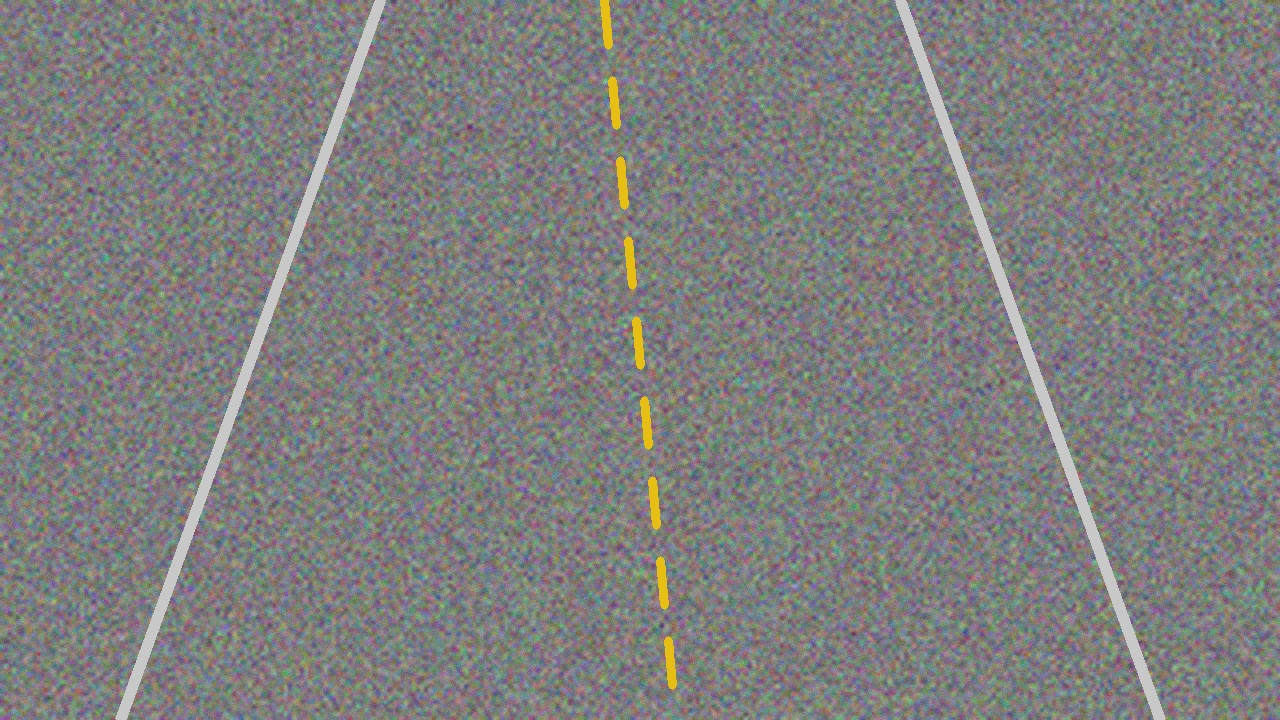
#> input picture RoadSurface/data/input/clean_road.jpg, 1280 x 720 px
$ python -i damage_detection.py   (imports and definitions only)
#> lines starting #> are read from the running program, lines starting #| are printed output that depends on the picture; after the words box and inside, x2 and y2 are one past the last pixel; in counts of white or black regions, pixels touching at a corner belong together
"""
Damage Detection and Contour Analysis Module for RoadSurface.

Implements candidate damage extraction via thresholding, morphological refinement,
contour boundary discovery, and geometric region filtering.
"""

from typing import List, Dict, Any, Tuple, Optional
import cv2
import numpy as np


def extract_candidate_mask(
    preprocessed_img: np.ndarray,
    threshold_mode: str = "auto",
    custom_threshold: Optional[int] = None
) -> Tuple[np.ndarray, np.ndarray]:
    """
    Extracts binary candidate damage mask from preprocessed grayscale image.
    Road damage (potholes, structural cracks, asphalt voids) typically exhibits
    lower pixel luminance due to cavity depth and shadowing, surrounded by sharp
    gradient transitions.

    Parameters:
        preprocessed_img (np.ndarray): Denoised and enhanced grayscale image.
        threshold_mode (str): 'auto', 'otsu', 'adaptive', or 'manual'.
        custom_threshold (int, optional): Explicit pixel threshold (0-255).

    Returns:
        Tuple[np.ndarray, np.ndarray]: (raw_threshold_mask, combined_candidate_mask)
    """
    mode = threshold_mode.lower()

    if mode == "manual" or custom_threshold is not None:
        thresh_val = int(custom_threshold if custom_threshold is not None else 80)
        thresh_val = max(0, min(255, thresh_val))
        _, binary = cv2.threshold(
            preprocessed_img, thresh_val, 255, cv2.THRESH_BINARY_INV
        )
    elif mode == "otsu":
        # Otsu's bimodal thresholding
        _, binary = cv2.threshold(
            preprocessed_img, 0, 255, cv2.THRESH_BINARY_INV + cv2.THRESH_OTSU
        )
    elif mode == "adaptive":
        # Adaptive Gaussian thresholding for non-uniform illumination
        binary = cv2.adaptiveThreshold(
            preprocessed_img,
            255,
            cv2.ADAPTIVE_THRESH_GAUSSIAN_C,
            cv2.THRESH_BINARY_INV,
            blockSize=25,
            C=8,
        )
    else:
        # Default 'auto' mode:
        # Combines statistical luminance depression thresholding with adaptive gradient thresholding.
        # Asphalt pavement has a characteristic modal luminance; potholes and fissure cracks
        # appear as significantly darker depressions (cavity shadowing) and high-contrast boundaries.
        med_lum = float(np.median(preprocessed_img))
        std_lum = float(np.std(preprocessed_img))
        stat_thresh = max(25, int(med_lum - 2.0 * std_lum))
        _, stat_mask = cv2.threshold(
            preprocessed_img, stat_thresh, 255, cv2.THRESH_BINARY_INV
        )
        adaptive_mask = cv2.adaptiveThreshold(
            preprocessed_img,
            255,
            cv2.ADAPTIVE_THRESH_GAUSSIAN_C,
            cv2.THRESH_BINARY_INV,
            blockSize=31,
            C=16,
        )
        binary = cv2.bitwise_or(stat_mask, adaptive_mask)

    return binary, binary


# [132 lines left out: functions apply_morphological_refinement, detect_candidate_contours, filter_damage_regions, not called in this run]

>>> import cv2
>>> picture = cv2.imread('../data/input/clean_road.jpg', cv2.IMREAD_GRAYSCALE)
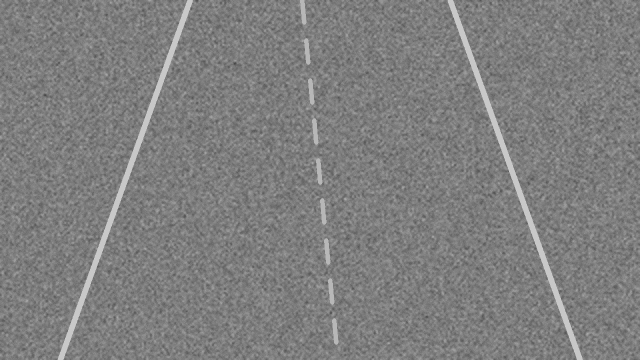
#> picture: shape (720, 1280) (shown at 1/2 size); min 60, max 208, mean 126.7
>>> result = extract_candidate_mask(picture)
#> in extract_candidate_mask, `med_lum = float(np.median(preprocessed_img))`: med_lum = 125
#> in extract_candidate_mask, `std_lum = float(np.std(preprocessed_img))`: std_lum = 16.16
#> in extract_candidate_mask, `stat_thresh = max(25, int(med_lum - 2.0 * std_lum))`: stat_thresh = 92
#> in extract_candidate_mask, `_, stat_mask = cv2.threshold( preprocessed_img, stat_thresh, 255, cv2...`:
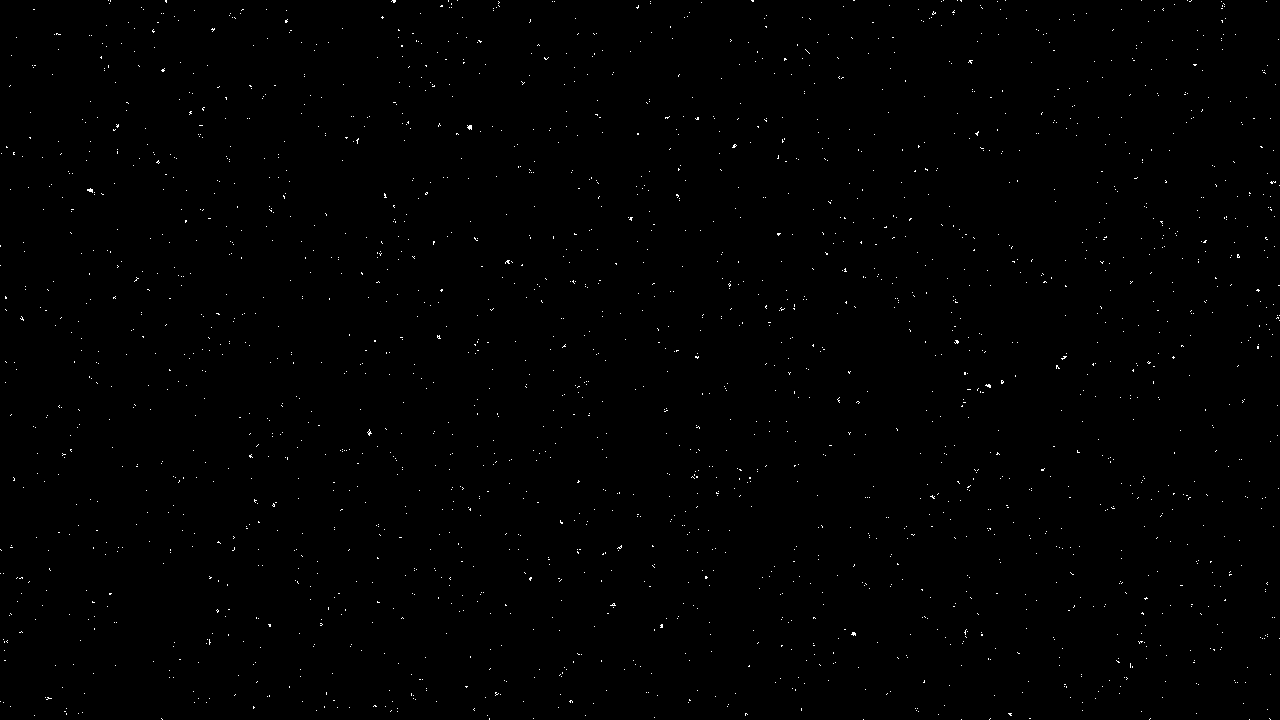
#> stat_mask: shape (720, 1280); 0.39% white in thin lines or dots
#> in extract_candidate_mask, `adaptive_mask = cv2.adaptiveThreshold( preprocessed_img, 255, cv2.ADAP..`:
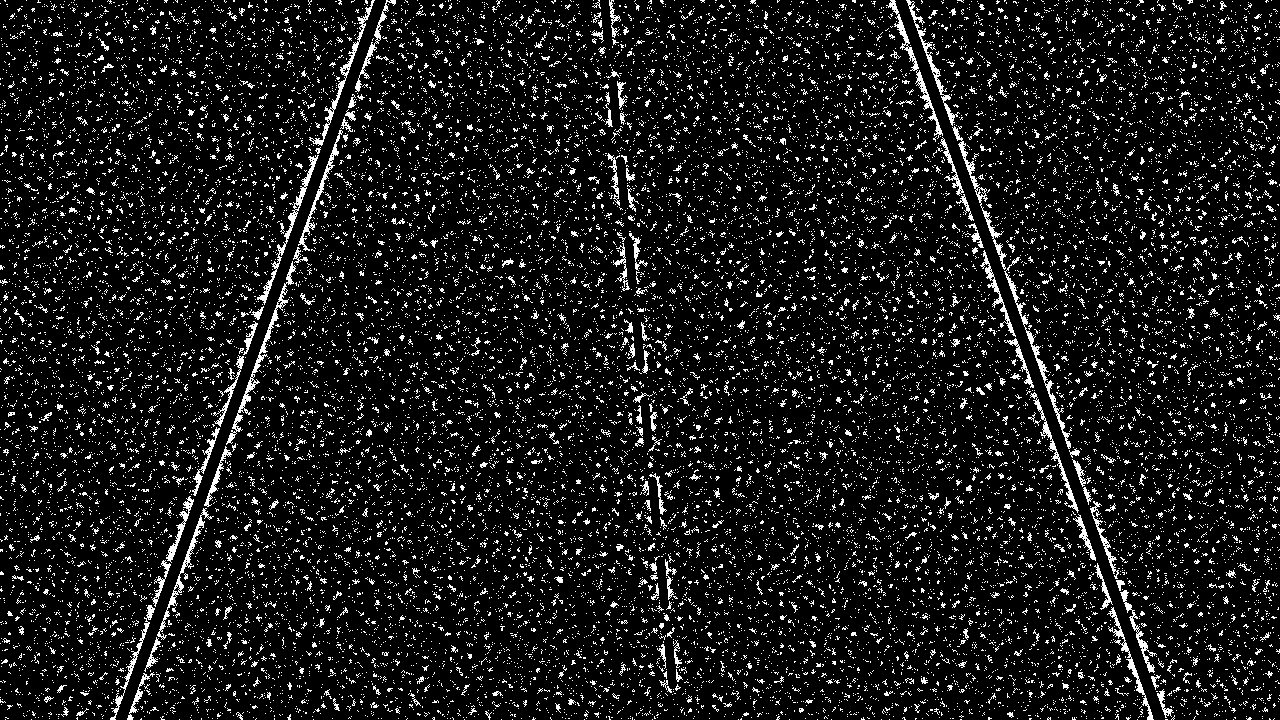
#> adaptive_mask: shape (720, 1280); 9.7% white in thin lines or dots

$ run again, on RoadSurface/data/input/sample_road.jpg
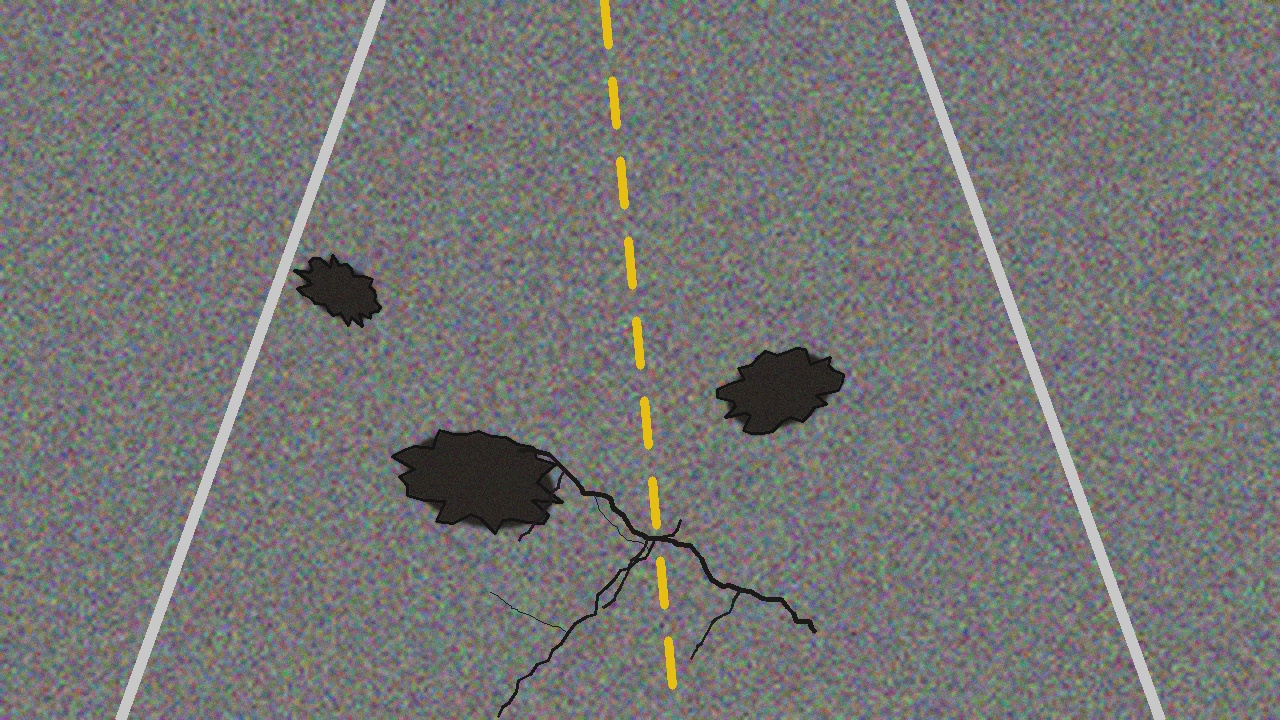
#> input picture RoadSurface/data/input/sample_road.jpg, 1280 x 720 px
#> med_lum = 118
#> std_lum = 21.97
#> stat_thresh = 74
#> in extract_candidate_mask, `_, stat_mask = cv2.threshold( preprocessed_img, stat_thresh, 255, cv2...`:
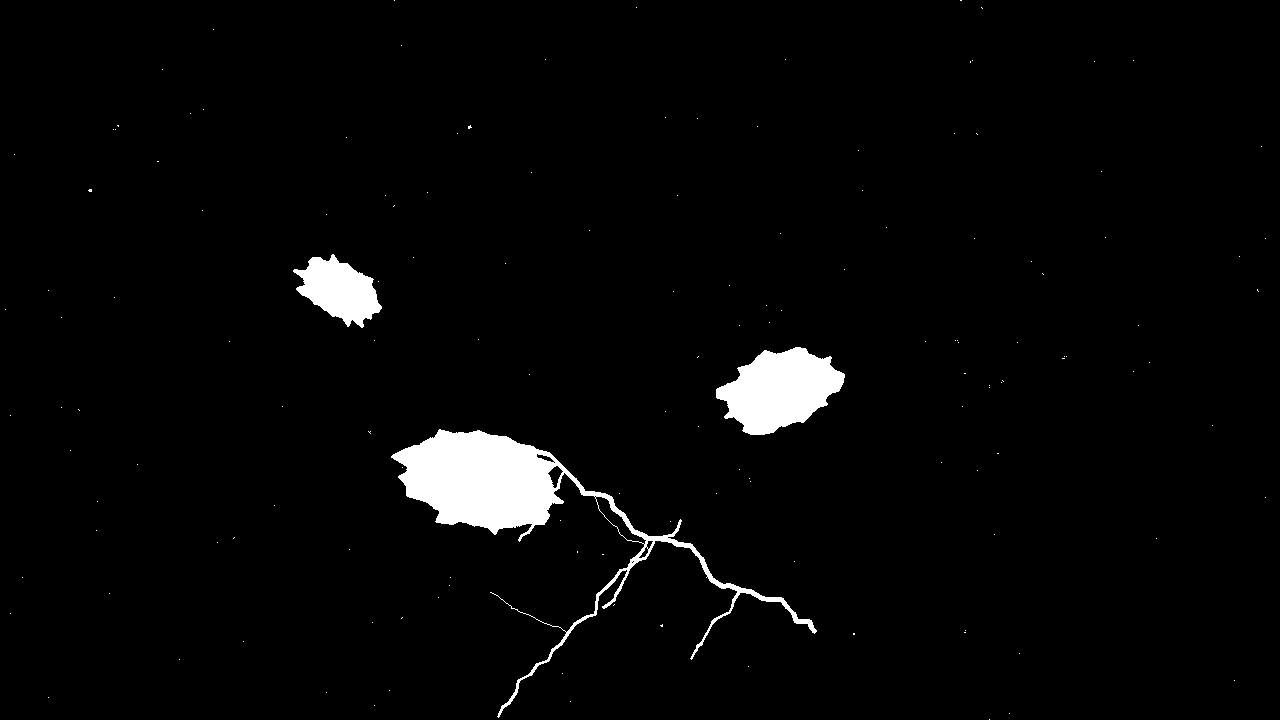
#> stat_mask: shape (720, 1280); 2.9% white; 148 white regions (145 under 20 px), largest, box (x1, y1, x2, y2) and area: (391, 429, 817, 718) 15419, (716, 347, 845, 435) 7200, (293, 254, 382, 328) 3716
#> adaptive_mask: shape (720, 1280); 10.2% white in thin lines or dots
#> in extract_candidate_mask, `binary = cv2.bitwise_or(stat_mask, adaptive_mask)`:
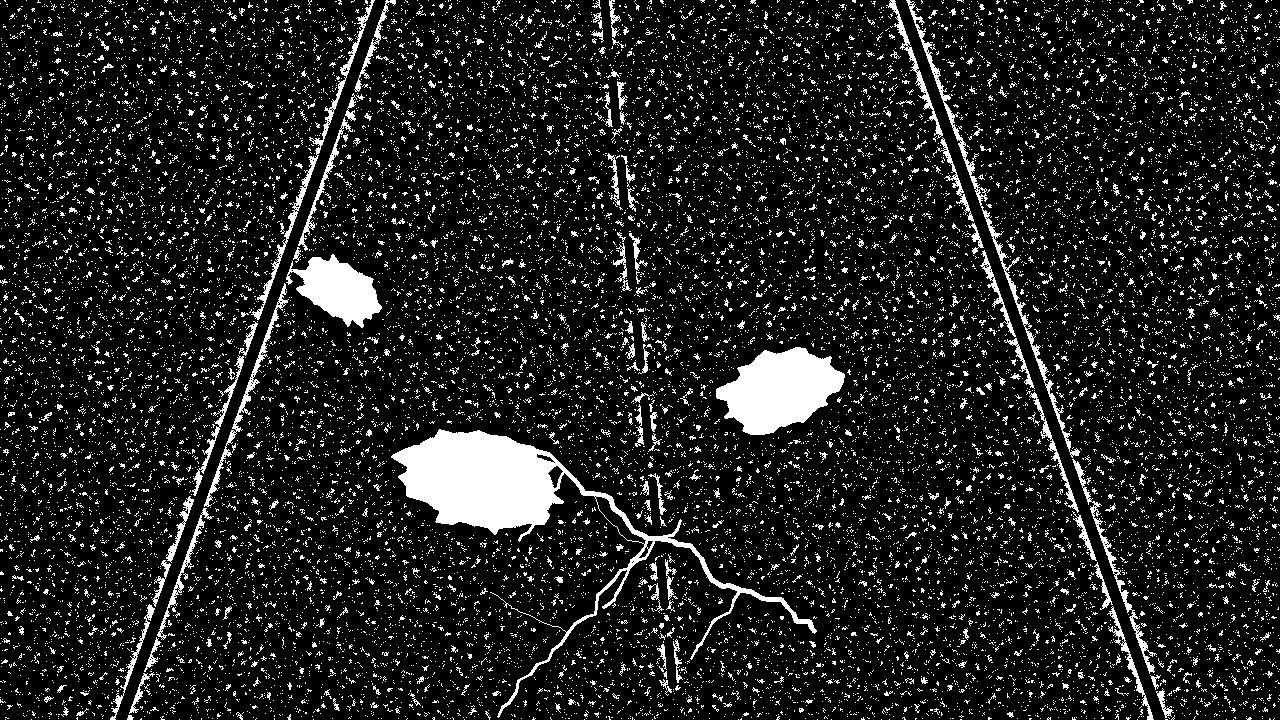
#> binary: shape (720, 1280); 12.2% white; 19256 white regions (18708 under 20 px), largest, box (x1, y1, x2, y2) and area: (391, 429, 817, 718) 15427, (716, 347, 845, 435) 7200, (286, 254, 382, 328) 3785

$ run again, on RoadSurface/data/input/severe_road.jpg
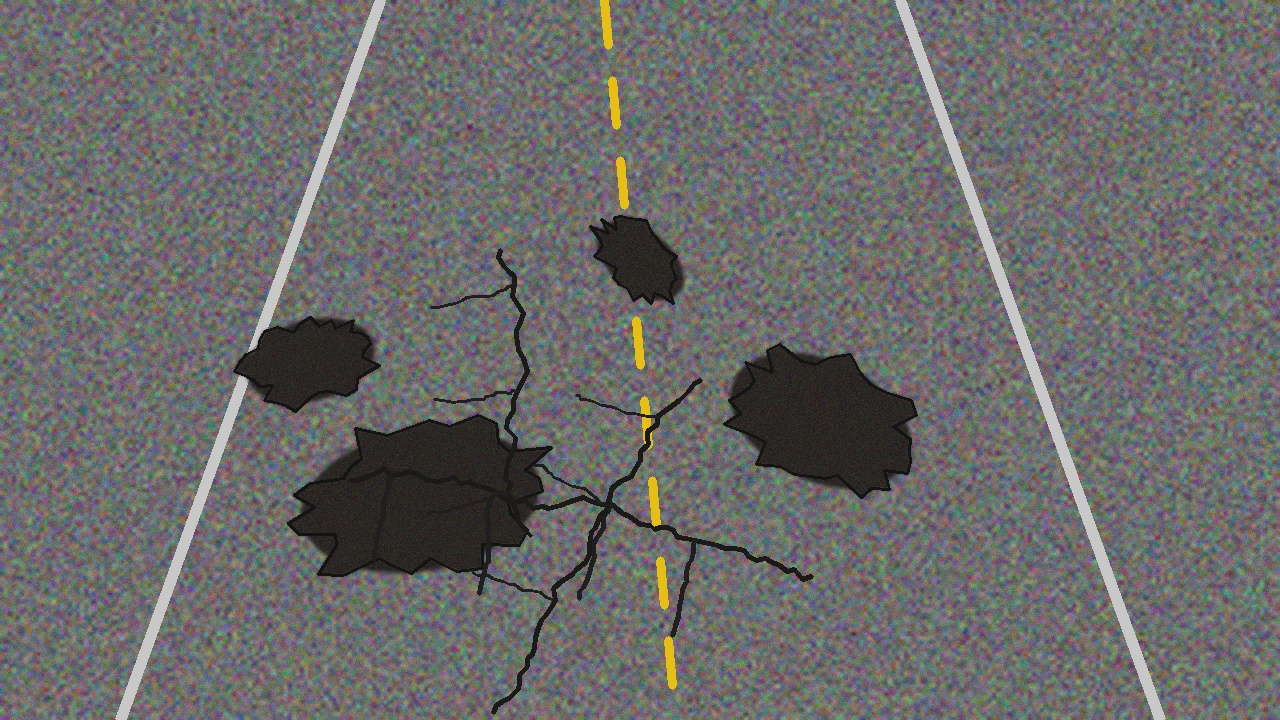
#> input picture RoadSurface/data/input/severe_road.jpg, 1280 x 720 px
#> med_lum = 109
#> std_lum = 26.7
#> stat_thresh = 55
#> in extract_candidate_mask, `_, stat_mask = cv2.threshold( preprocessed_img, stat_thresh, 255, cv2...`:
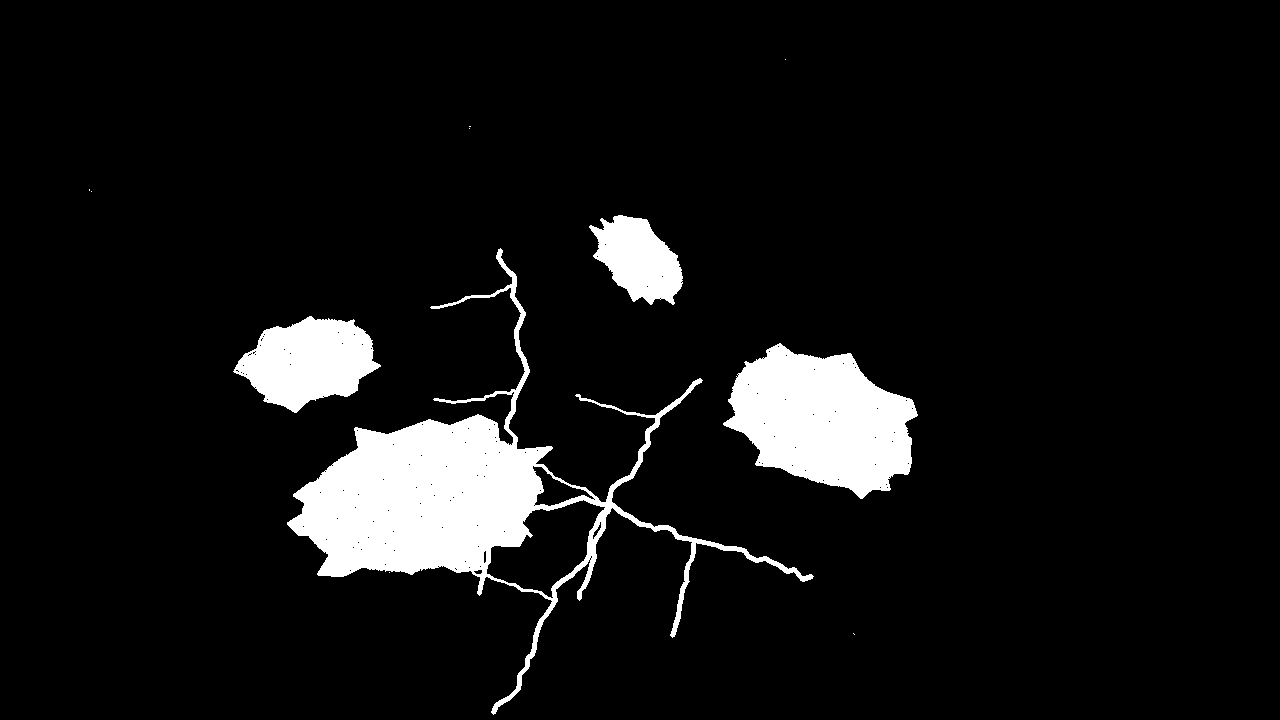
#> stat_mask: shape (720, 1280); 7.6% white; 11 white regions (7 under 20 px), largest, box (x1, y1, x2, y2) and area: (287, 248, 814, 715) 36553, (723, 343, 918, 499) 19469, (233, 316, 381, 413) 8994, (589, 215, 683, 305) 5245
#> adaptive_mask: shape (720, 1280); 10.4% white in thin lines or dots
#> in extract_candidate_mask, `binary = cv2.bitwise_or(stat_mask, adaptive_mask)`:
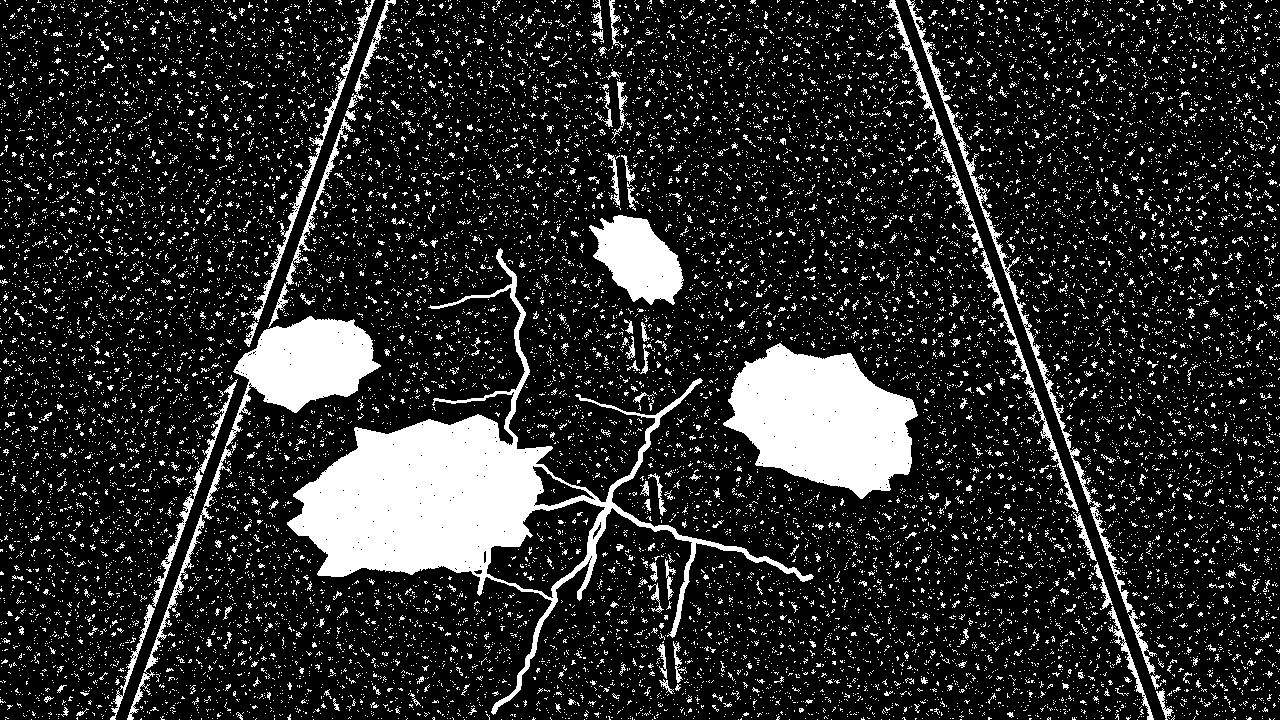
#> binary: shape (720, 1280); 16.4% white; 17891 white regions (17413 under 20 px), largest, box (x1, y1, x2, y2) and area: (287, 248, 814, 715) 36574, (723, 343, 918, 499) 19471, (127, 316, 381, 720) 10783
